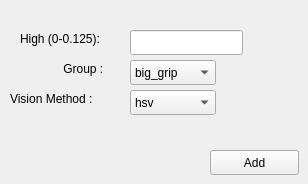
        <widget class="QWidget" name="tab_scara_movec">
         <attribute name="title">
          <string>Move_C</string>
         </attribute>
         <widget class="QLabel" name="label_scara_movec_high">
          <property name="geometry">
           <rect>
            <x>20</x>
            <y>30</y>
            <width>111</width>
            <height>17</height>
           </rect>
          </property>
          <property name="text">
           <string>High (0-0.125):</string>
          </property>
         </widget>
         <widget class="QLabel" name="label_scara_movec_group">
          <property name="geometry">
           <rect>
            <x>20</x>
            <y>60</y>
            <width>111</width>
            <height>17</height>
           </rect>
          </property>
          <property name="text">
           <string>             Group :</string>
          </property>
         </widget>
         <widget class="QLabel" name="label_scara_movec_vision_method">
          <property name="geometry">
           <rect>
            <x>10</x>
            <y>90</y>
            <width>111</width>
            <height>17</height>
           </rect>
          </property>
          <property name="text">
           <string>Vision Method :</string>
          </property>
         </widget>
         <widget class="QLineEdit" name="lineEdit_scara_movec_high_value">
          <property name="geometry">
           <rect>
            <x>130</x>
            <y>30</y>
            <width>113</width>
            <height>25</height>
           </rect>
          </property>
         </widget>
         <widget class="QComboBox" name="comboBox_scara_movec_group">
          <property name="geometry">
           <rect>
            <x>130</x>
            <y>60</y>
            <width>86</width>
            <height>25</height>
           </rect>
          </property>
          <item>
           <property name="text">
            <string>big_grip</string>
           </property>
          </item>
          <item>
           <property name="text">
            <string>small_grip</string>
           </property>
          </item>
         </widget>
         <widget class="QComboBox" name="comboBox_scara_movec_vision">
          <property name="geometry">
           <rect>
            <x>130</x>
            <y>90</y>
            <width>86</width>
            <height>25</height>
           </rect>
          </property>
          <item>
           <property name="text">
            <string>hsv</string>
           </property>
          </item>
          <item>
           <property name="text">
            <string>yolo</string>
           </property>
          </item>
         </widget>
         <widget class="QPushButton" name="pushButton_scara_movec">
          <property name="geometry">
           <rect>
            <x>210</x>
            <y>150</y>
            <width>89</width>
            <height>25</height>
           </rect>
          </property>
          <property name="text">
           <string>Add</string>
          </property>
         </widget>
        </widget>
